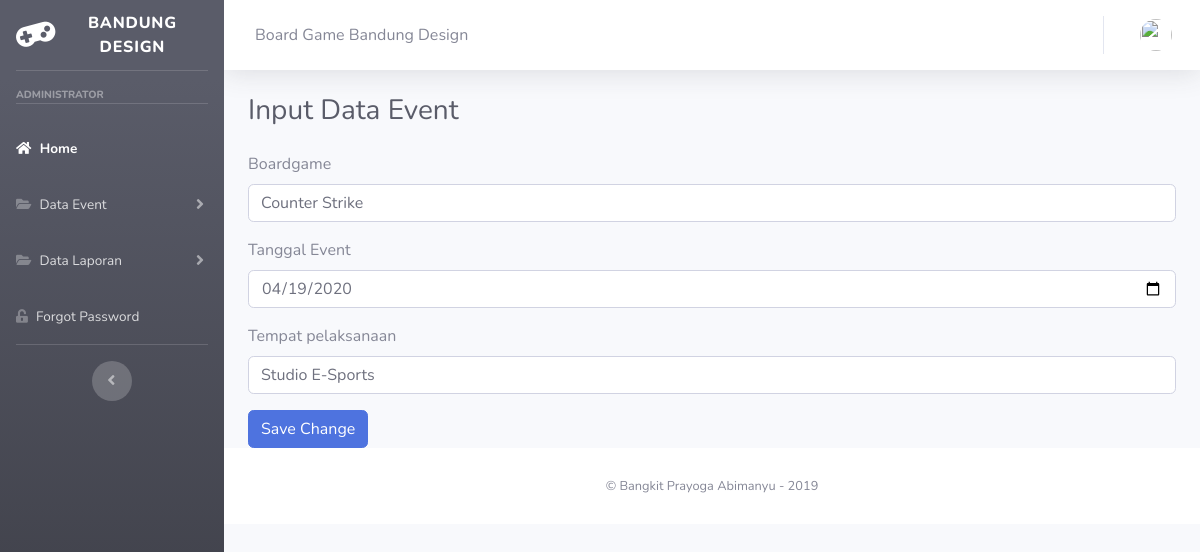
Screenshot of /my-project/user/edit_dataak/56 with the database file from the repository.
### tables this page shows
CREATE TABLE `event_ak` (
  `id` int(11) NOT NULL,
  `boardgame` varchar(128) NOT NULL,
  `tanggal` date NOT NULL,
  `tempat` varchar(128) NOT NULL,
  `status` int(11) NOT NULL,
  `notif` varchar(20) NOT NULL
);

### my-project/application/controllers/User.php (called while the page is built, shortened)
<?php
class User extends CI_Controller
{
    public function __construct()
    {
        $this->load->model('mdataps');
        $this->load->model('mdatapd');
        $this->load->model('eventAk');
    }
    public function edit_dataak($id)
    {
        $data['user'] = $this->db->get_where('user', ['email' => $this->session->userdata('email')])->row_array();
        $data['data'] = $this->eventAk->edit_dataak($id);
        $this->load->view('templates/header', $data);
        $this->load->view('templates/sidebar', $data);
        $this->load->view('templates/topbar', $data);
        $this->load->view('user/edit_dataak', $data);
        $this->load->view('templates/footer');
    }
}

### my-project/index.php (called while the page is built, shortened)
<?php
require_once BASEPATH.'core/CodeIgniter.php';

### my-project/application/models/EventAk.php (called while the page is built, shortened)
<?php
class eventAk extends CI_Model
{
    function edit_dataak($id)
    {
        return $this->db->get_where('event_ak', ['id' => $id])->row_array();
    }
}

### my-project/application/views/user/edit_dataak.php (the view)
<div class="container-fluid">
    <h1 class="h3 mb-4 text-gray-800"> Input Data Event</h1>
    <section class="content">
        <form method="post" action="<?= base_url() ?>user/update_dataak/<?= $data['id']; ?>">
            <div class="form-group">
                <label>Boardgame</label>
                <input type="text" id="boardgame" name="boardgame" class="form-control" value="<?= $data['boardgame'] ?>">
            </div>
            <div class="form-group">
                <label>Tanggal Event</label>
                <input type="date" id="tanggal" name="tanggal" class="form-control" value="<?= $data['tanggal'] ?>">
            </div>
            <div class="form-group">
                <label>Tempat pelaksanaan</label>
                <input type="text" id="tempat" name="tempat" class="form-control" value="<?= $data['tempat'] ?>">
            </div>
            <button type="submit" class="btn btn-primary">Save Change </button>
        </form>
</div>

### rows the page displays
event_ak: boardgame "Counter Strike", tanggal "04/19/2020", tempat "Studio E-Sports"
